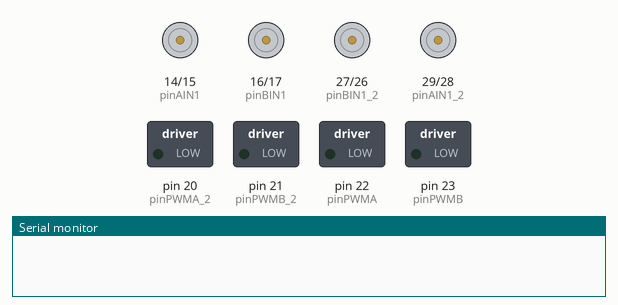
Recording of a sketch running on a simulated Arduino Mega 2560, built with avr-gcc and run on an emulated ATmega2560. Shown: motor-driver pin pairs drawn as motors (green arrow = first pin HIGH = forward, orange = second pin HIGH = backward, longer = more drive), switched loads named in the sketch (green lamp = pin HIGH), the last lines printed to the serial monitor.

Above: at 0.1 s.
At 1.1 s:
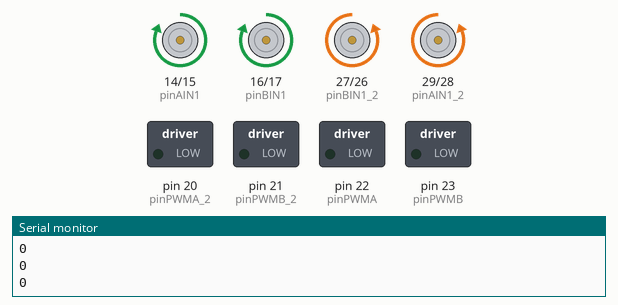
Timing chart, 0 to 2.6 s (numbered marks = the images above):
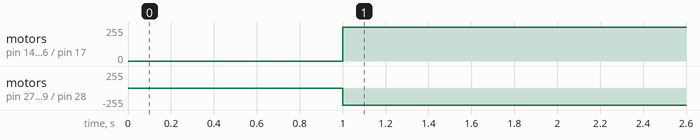

Measured:
- by itself, motor on pin 14 (pinAIN1) / pin 15 (pinAIN2), motor on pin 16 (pinBIN1) / pin 17 (pinBIN2): stopped → forward 255/255 at 1.0 s
- by itself, motor on pin 27 (pinBIN1_2) / pin 26 (pinBIN2_2), motor on pin 29 (pinAIN1_2) / pin 28 (pinAIN2_2): stopped → backward 255/255 at 1.0 s

The sketch:

Final_manual_drive.ino
```cpp
float Kp =1.8;
float Kd = 1.2;
float Ki = 0;
float k = 0.5;
int P, I , D;
int initial, error;
float PIDval;
int FL,FR,BL,BR;
long val ;
long val2 = 0;
int previous;
int my_val;
int steer1;
int pinAIN1 = 14;
int pinAIN2 = 15; //Direction
int pinPWMA = 22; //Speed
int pinPWMB = 23;
int pinBIN1 = 16;
int pinBIN2 = 17;

int pinAIN1_2 = 29;
int pinAIN2_2 = 28; //Direction
int pinPWMA_2 = 20; //Speed
int pinPWMB_2 = 21;
int pinBIN1_2 = 27;
int pinBIN2_2 = 26;

void setup() {
   Serial.begin(9600); // begin transmission
   //Serial.setTimeout(200);
  pinMode(pinPWMA, OUTPUT);
  pinMode(pinPWMB, OUTPUT);

  pinMode(pinAIN1, OUTPUT);
  pinMode(pinAIN2, OUTPUT);

  pinMode(pinBIN1, OUTPUT);
  pinMode(pinBIN2, OUTPUT);

  pinMode(pinPWMA_2, OUTPUT);
  pinMode(pinPWMB_2, OUTPUT);

  pinMode(pinAIN1_2, OUTPUT);
  pinMode(pinAIN2_2, OUTPUT);

  pinMode(pinBIN1_2, OUTPUT);
  pinMode(pinBIN2_2, OUTPUT);
}


void motor_stop()
{
digitalWrite(pinAIN1,HIGH);
digitalWrite(pinAIN2,LOW);

digitalWrite(pinBIN1,HIGH);
digitalWrite(pinBIN2,LOW);

digitalWrite(pinPWMA,LOW);
digitalWrite(pinPWMB,LOW);


digitalWrite(pinAIN1_2,LOW);
digitalWrite(pinAIN2_2,HIGH);

digitalWrite(pinBIN1_2,LOW);
digitalWrite(pinBIN2_2,HIGH);

digitalWrite(pinPWMA_2,LOW);
digitalWrite(pinPWMB_2,LOW);

//delay(200);

}

void motor_move(int(FL),int(FR),int(BL),int(BR))
{
digitalWrite(pinAIN1,HIGH);
digitalWrite(pinAIN2,LOW);

digitalWrite(pinBIN1,HIGH);
digitalWrite(pinBIN2,LOW);

analogWrite(pinPWMA,BR);
analogWrite(pinPWMB,FR);


digitalWrite(pinAIN1_2,LOW);
digitalWrite(pinAIN2_2,HIGH);

digitalWrite(pinBIN1_2,LOW);
digitalWrite(pinBIN2_2,HIGH);

analogWrite(pinPWMA_2,FL);
analogWrite(pinPWMB_2,BL);

Serial.println("out");
Serial.println(FL);
Serial.println(FR);
Serial.println(BL);
Serial.println(BR);

//delay(2000);

}
void loop()
{


  //while (Serial.available() == 0)

    val = Serial.parseFloat();
    int button_val = int(val/1000000);
    int acc = int((val-(button_val*1000000))/1000);
    int steer = int((val-(button_val*1000000)-(acc*1000)));
   // Serial.println(button_val);
    //Serial.println(acc);
    //Serial.println(steer);

    steer1 = steer-50;

 my_val = (steer1*abs(steer1))/50;
 //Serial.println(my_val);

 //  Serial.println(PIDval);
 //   if (steer == 0)
  // {
   // steer = val2;
  // }
   //Serial.println(val);
   //val2 = Serial.parseInt();
   //Serial.println(val2);
   //PIDval= PIDloop(steer);
   //Serial.println(PIDval);

if (acc > 20){
    FR = acc - my_val;
  FL = acc + my_val;
  BR = acc - my_val;
  BL = acc + my_val;
  }

else
 {


  FL = 0;
  FR = 0;
  BR = 0;
  BL =0;
  Serial.println("Loop");
  }
  Serial.println(BR);
  motor_move(FL,FR,BL,BR);


}
```
